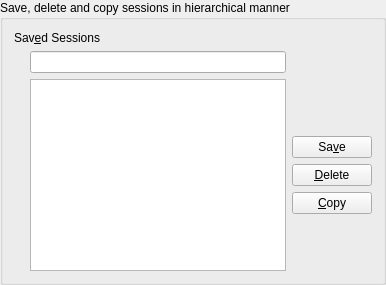
        <widget class="QGroupBox" name="groupBox_2">
         <property name="title">
          <string>Save, delete and copy sessions in hierarchical manner</string>
         </property>
         <property name="flat">
          <bool>true</bool>
         </property>
         <layout class="QGridLayout" name="gridLayout_27">
          <item row="2" column="2">
           <layout class="QVBoxLayout" name="verticalLayout_39">
            <item>
             <spacer name="verticalSpacer_21">
              <property name="orientation">
               <enum>Qt::Orientation::Vertical</enum>
              </property>
              <property name="sizeHint" stdset="0">
               <size>
                <width>20</width>
                <height>40</height>
               </size>
              </property>
             </spacer>
            </item>
            <item>
             <widget class="QPushButton" name="b_save_sess">
              <property name="sizePolicy">
               <sizepolicy hsizetype="Minimum" vsizetype="Fixed">
                <horstretch>0</horstretch>
                <verstretch>0</verstretch>
               </sizepolicy>
              </property>
              <property name="text">
               <string>Sa&amp;ve</string>
              </property>
             </widget>
            </item>
            <item>
             <widget class="QPushButton" name="b_delete_sess">
              <property name="text">
               <string>&amp;Delete</string>
              </property>
             </widget>
            </item>
            <item>
             <widget class="QPushButton" name="b_sess_copy">
              <property name="text">
               <string>&amp;Copy</string>
              </property>
             </widget>
            </item>
            <item>
             <spacer name="verticalSpacer_22">
              <property name="orientation">
               <enum>Qt::Orientation::Vertical</enum>
              </property>
              <property name="sizeHint" stdset="0">
               <size>
                <width>20</width>
                <height>40</height>
               </size>
              </property>
             </spacer>
            </item>
           </layout>
          </item>
          <item row="2" column="1">
           <widget class="GuiTreeWidget" name="l_saved_sess">
            <property name="dragEnabled">
             <bool>true</bool>
            </property>
            <property name="dragDropMode">
             <enum>QAbstractItemView::DragDropMode::InternalMove</enum>
            </property>
            <property name="defaultDropAction">
             <enum>Qt::DropAction::MoveAction</enum>
            </property>
            <property name="rootIsDecorated">
             <bool>true</bool>
            </property>
            <property name="animated">
             <bool>true</bool>
            </property>
            <property name="headerHidden">
             <bool>true</bool>
            </property>
            <column>
             <property name="text">
              <string notr="true">1</string>
             </property>
            </column>
           </widget>
          </item>
          <item row="1" column="1">
           <widget class="QLineEdit" name="le_saved_sess">
            <property name="sizePolicy">
             <sizepolicy hsizetype="Expanding" vsizetype="Maximum">
              <horstretch>0</horstretch>
              <verstretch>0</verstretch>
             </sizepolicy>
            </property>
           </widget>
          </item>
          <item row="0" column="0" colspan="2">
           <widget class="QLabel" name="label_23">
            <property name="sizePolicy">
             <sizepolicy hsizetype="Preferred" vsizetype="Maximum">
              <horstretch>0</horstretch>
              <verstretch>0</verstretch>
             </sizepolicy>
            </property>
            <property name="text">
             <string>Sav&amp;ed Sessions</string>
            </property>
            <property name="buddy">
             <cstring>le_saved_sess</cstring>
            </property>
           </widget>
          </item>
          <item row="1" column="0">
           <widget class="QWidget" name="widget_25" native="true">
            <property name="sizePolicy">
             <sizepolicy hsizetype="Fixed" vsizetype="Fixed">
              <horstretch>0</horstretch>
              <verstretch>0</verstretch>
             </sizepolicy>
            </property>
            <property name="minimumSize">
             <size>
              <width>10</width>
              <height>10</height>
             </size>
            </property>
            <property name="maximumSize">
             <size>
              <width>10</width>
              <height>10</height>
             </size>
            </property>
           </widget>
          </item>
         </layout>
        </widget>
